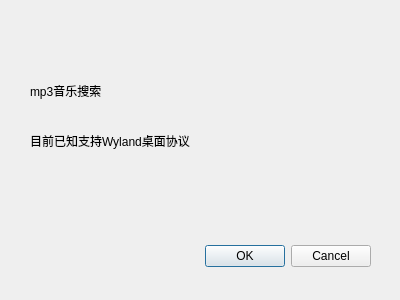
<?xml version="1.0" encoding="UTF-8"?>
<ui version="4.0">
 <class>AboutDialog</class>
 <widget class="QDialog" name="AboutDialog">
  <property name="geometry">
   <rect>
    <x>0</x>
    <y>0</y>
    <width>400</width>
    <height>300</height>
   </rect>
  </property>
  <property name="windowTitle">
   <string>Dialog</string>
  </property>
  <widget class="QDialogButtonBox" name="buttonBox">
   <property name="geometry">
    <rect>
     <x>30</x>
     <y>240</y>
     <width>341</width>
     <height>32</height>
    </rect>
   </property>
   <property name="styleSheet">
    <string notr="true">color: rgb(0, 0, 0);</string>
   </property>
   <property name="orientation">
    <enum>Qt::Horizontal</enum>
   </property>
   <property name="standardButtons">
    <set>QDialogButtonBox::Cancel|QDialogButtonBox::Ok</set>
   </property>
  </widget>
  <widget class="QLabel" name="label">
   <property name="geometry">
    <rect>
     <x>30</x>
     <y>70</y>
     <width>331</width>
     <height>41</height>
    </rect>
   </property>
   <property name="styleSheet">
    <string notr="true">color: rgb(0, 0, 0);</string>
   </property>
   <property name="text">
    <string>mp3音乐搜索</string>
   </property>
  </widget>
  <widget class="QLabel" name="label_2">
   <property name="geometry">
    <rect>
     <x>30</x>
     <y>130</y>
     <width>301</width>
     <height>21</height>
    </rect>
   </property>
   <property name="styleSheet">
    <string notr="true">color: rgb(0, 0, 0);</string>
   </property>
   <property name="text">
    <string>目前已知支持Wyland桌面协议</string>
   </property>
  </widget>
 </widget>
 <resources/>
 <connections>
  <connection>
   <sender>buttonBox</sender>
   <signal>accepted()</signal>
   <receiver>AboutDialog</receiver>
   <slot>accept()</slot>
   <hints>
    <hint type="sourcelabel">
     <x>248</x>
     <y>254</y>
    </hint>
    <hint type="destinationlabel">
     <x>157</x>
     <y>274</y>
    </hint>
   </hints>
  </connection>
  <connection>
   <sender>buttonBox</sender>
   <signal>rejected()</signal>
   <receiver>AboutDialog</receiver>
   <slot>reject()</slot>
   <hints>
    <hint type="sourcelabel">
     <x>316</x>
     <y>260</y>
    </hint>
    <hint type="destinationlabel">
     <x>286</x>
     <y>274</y>
    </hint>
   </hints>
  </connection>
 </connections>
</ui>
